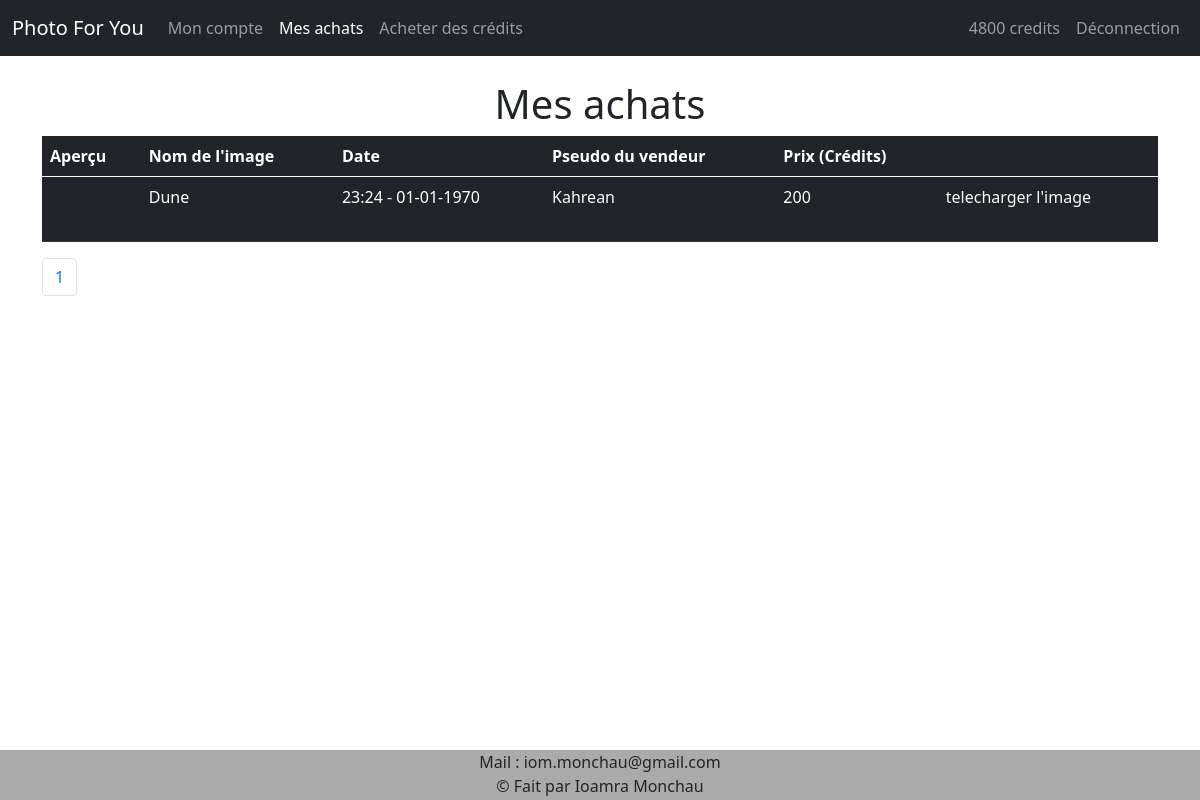
Before: /historique.php (signed in) with the older database file.
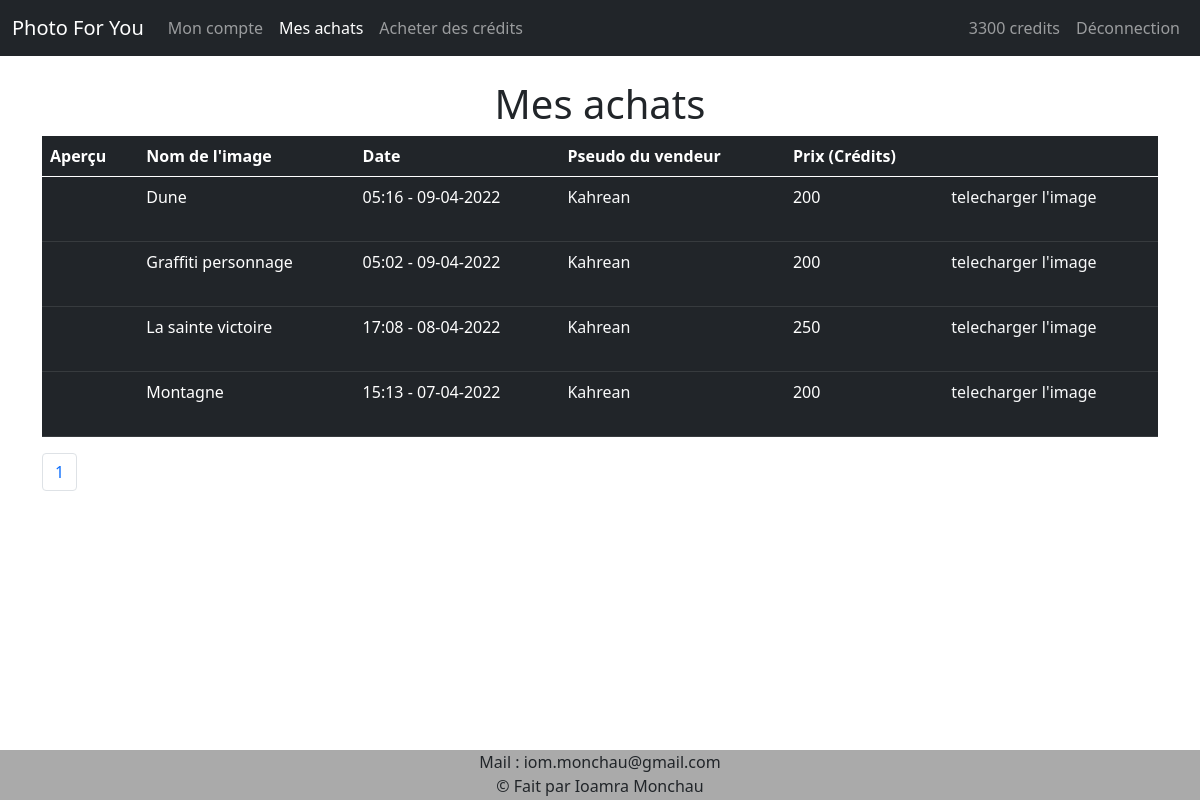
After: the same page with the newer database file.
### tables this page shows
CREATE TABLE IF NOT EXISTS `user` (
  `id` int(11) NOT NULL AUTO_INCREMENT,
  `nom` varchar(40) NOT NULL,
  `prenom` varchar(40) NOT NULL,
  `pseudo` varchar(20) NOT NULL,
  `img_profil` varchar(50) NOT NULL,
  `mail` varchar(40) NOT NULL,
  `mdp` varchar(40) NOT NULL,
  `grade` varchar(40) NOT NULL,
  `SIRET` varchar(14) DEFAULT NULL,
  `credits` int(11) NOT NULL DEFAULT '0',
  `etat` varchar(15) NOT NULL,
  PRIMARY KEY (`id`)
);

CREATE TABLE IF NOT EXISTS `image` (
  `id_image` int(11) NOT NULL AUTO_INCREMENT,
  `nom_image` varchar(20) NOT NULL,
  `prix_image` int(11) NOT NULL,
  `chemin_image` varchar(60) NOT NULL,
  `nom_categorie` varchar(60) NOT NULL,
  `id_vendeur` int(11) NOT NULL,
  `id_acheteur` int(11) DEFAULT NULL,
  `date_achat` varchar(10) DEFAULT NULL,
  `heure_achat` varchar(5) DEFAULT NULL,
  PRIMARY KEY (`id_image`)
);

### historique.php (the view, shortened to what the changed rows need)
<!DOCTYPE html>
<html lang="fr">
<head>
	<?php include "includes/head.php"; ?>
</head>
	<body>
		<?php
		include "includes/bdd.php";
		include "includes/nav.php";
        function date_fr($date) {
            $date_fr = date("d-m-Y", strtotime($date));
            return $date_fr;
        }
        if (isset($_GET['page'])) {
            $page = $_GET['page'];
        } else {
            $page = 1;
        }
		?>
        <?php
        if ($_SESSION['grade'] == 'client') {
        ?>
            <div class="container mt-4">
                <h1 class="text-center mt-4">Mes achats</h1>
                <table class="table table-dark">
                    <thead>
                        <tr>
                            <th>Aperçu</th>
                            <th>Nom de l'image</th>
                            <th>Date</th>
                            <th>Pseudo du vendeur</th>
                            <th>Prix (Crédits)</th>
                            <th></th>
                        </tr>
                    </thead>
                    <tbody>
                        <?php
                        $req = $bdd->prepare("SELECT * FROM image WHERE id_acheteur IS NOT NULL");
                        $req->execute();
                        $count = $req->rowCount();
                        $nb_par_page = 10;
                        $nb_page = ceil($count/$nb_par_page);
                        $debut = ($page-1)*$nb_par_page;
                        $req = $bdd->prepare("SELECT * FROM image WHERE id_acheteur = :id ORDER BY date_achat DESC, heure_achat DESC, id_image DESC LIMIT $debut, $nb_par_page");
                        $req->bindValue(':id', $_SESSION['id']);
                        $req->execute();
                        $data = $req->fetchAll();
                        foreach ($data as $li) {
                            echo '<tr>';
                            echo '    <td><a href="'.$li['chemin_image'].'"><div style="background-size: cover; width: 3em; height: 3em; background-image:url('.$li['chemin_image'].')"></div></a></td>';
                            echo '    <td>'.$li['nom_image'].'</td>';
                            echo '    <td>'.$li['heure_achat'].' - '.date_fr($li['date_achat']).'</td>';
                            $req2 = $bdd->prepare("SELECT pseudo FROM user WHERE id = :id");
                            $req2->bindValue(':id', $li['id_vendeur']);
                            $req2->execute();
                            $data2 = $req2->fetch(\PDO::FETCH_OBJ);
                            $pseudoVendeur = $data2->pseudo;
                            echo '    <td><a class="text-decoration-none text-light hover-color-histo-link" href="profil.php?id='.$li['id_vendeur'].'">'.$pseudoVendeur.'</a></td>';
                            echo '    <td>'.$li['prix_image'].'</td>';
                            echo '    <td><a class="text-decoration-none text-light hover-color-histo-link" href="'.$li['chemin_image'].'" download="'.$li['nom_image'].'">telecharger l\'image</td>';
                            echo '</tr>';
                        }
        }
        ?>
                    </tbody>
                </table>
                <ul class="pagination">
                    <?php
                    if ($nb_page < 5) {
                        for ($i=1; $i<=$nb_page; $i++) {
                            echo "<li class='page-item'><a class='page-link' href='historique.php?page=$i'>$i</a></li>";
                        }
                    }
                    ?>
                </ul>
            </div>
	</body>
</html>

### includes/nav.php (shortened to what the changed rows need)
<nav class="navbar navbar-expand-lg navbar-dark bg-dark">
  <div class="container-fluid">
    <div class="collapse navbar-collapse" id="navbarSupportedContent">
      <ul class="navbar-nav">
<?php
        if (isset($_SESSION['grade'])) {
          $req = $bdd->prepare("SELECT credits FROM user WHERE id = :id");
          $req->bindValue(':id', $_SESSION['id']);
          $req->execute();
          $data = $req->fetch(\PDO::FETCH_OBJ);
          $credits = $data->credits;
          echo '<li class="nav-item"><a class="nav-link" href="acheter-des-credits.php">'.$credits.' credits</a></li>';
        }
        ?>
      </ul>
    </div>
  </div>
</nav>

Changed rows visible on the page:
changed user: credits "4800" → "3300"
changed image "Dune": heure_achat "23:24" → "05:16"; date_achat "01-01-1970" → "09-04-2022"
now on this page (row edited): image: nom_image "Graffiti personnage", heure_achat "05:02", date_achat "09-04-2022", user.pseudo "Kahrean", prix_image "200"
now on this page (row edited): image: nom_image "La sainte victoire", heure_achat "17:08", date_achat "08-04-2022", user.pseudo "Kahrean", prix_image "250"
now on this page (row edited): image: nom_image "Montagne", heure_achat "15:13", date_achat "07-04-2022", user.pseudo "Kahrean", prix_image "200"
